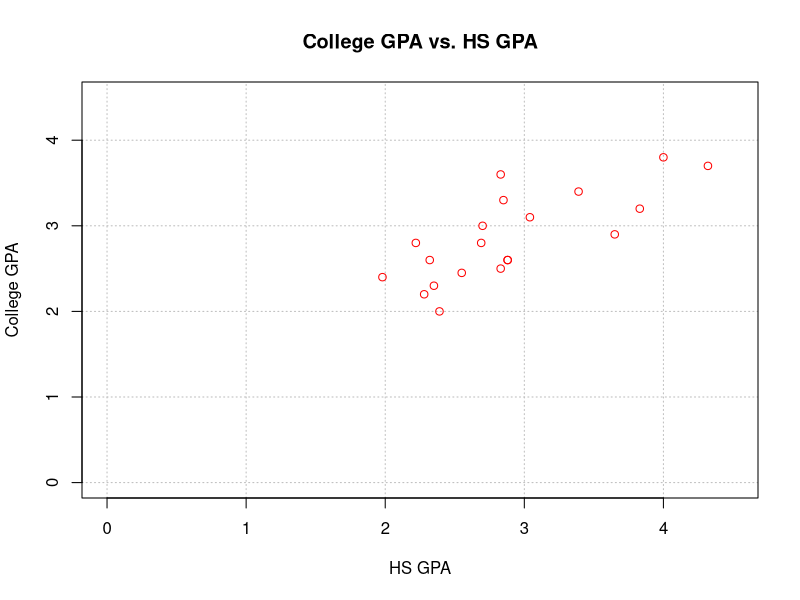
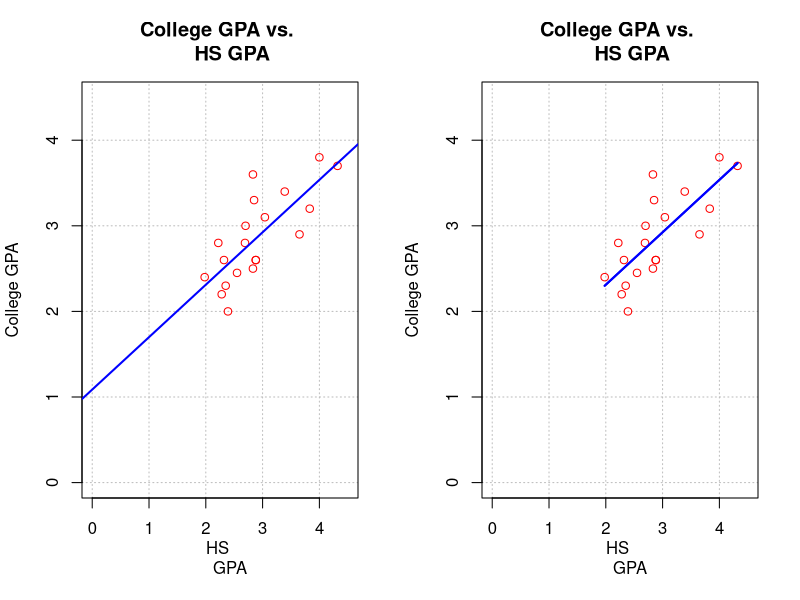
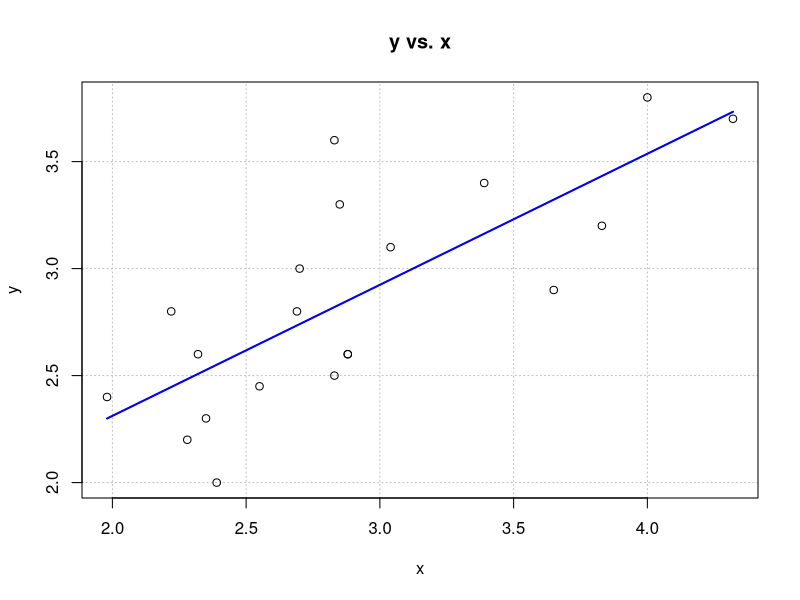
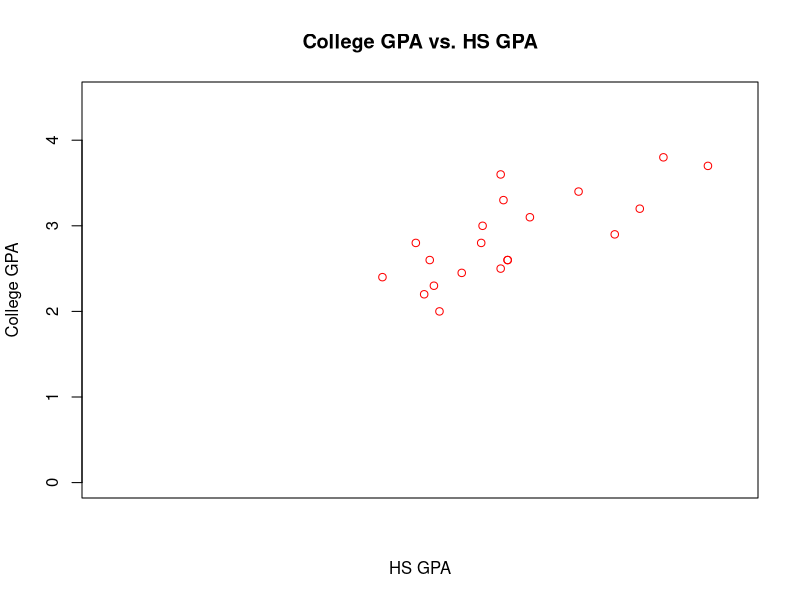
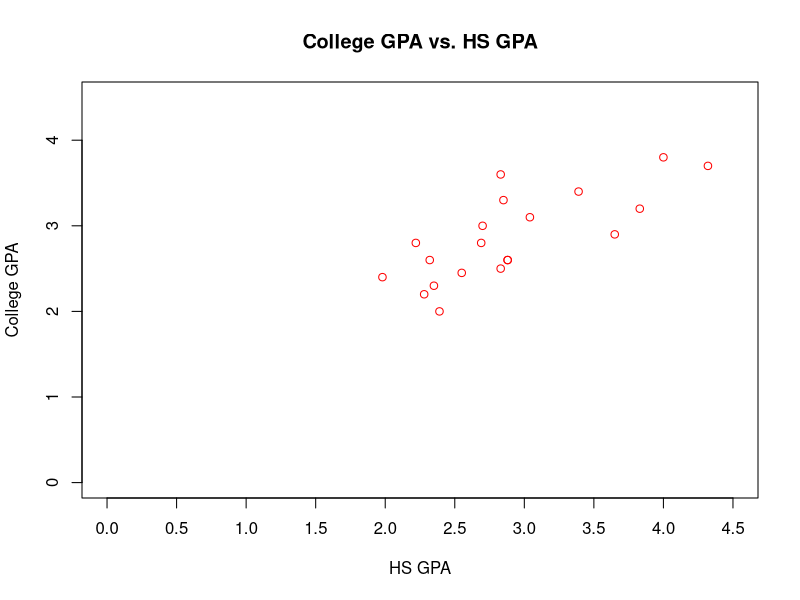
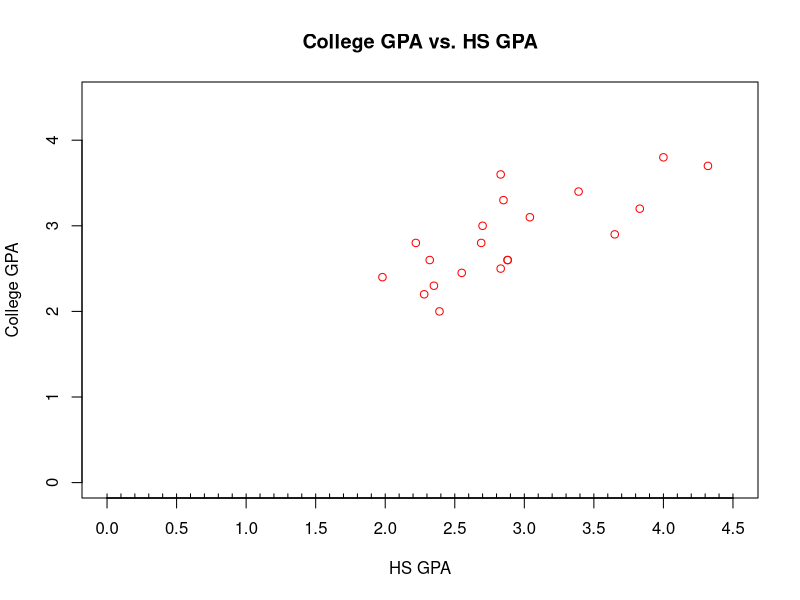
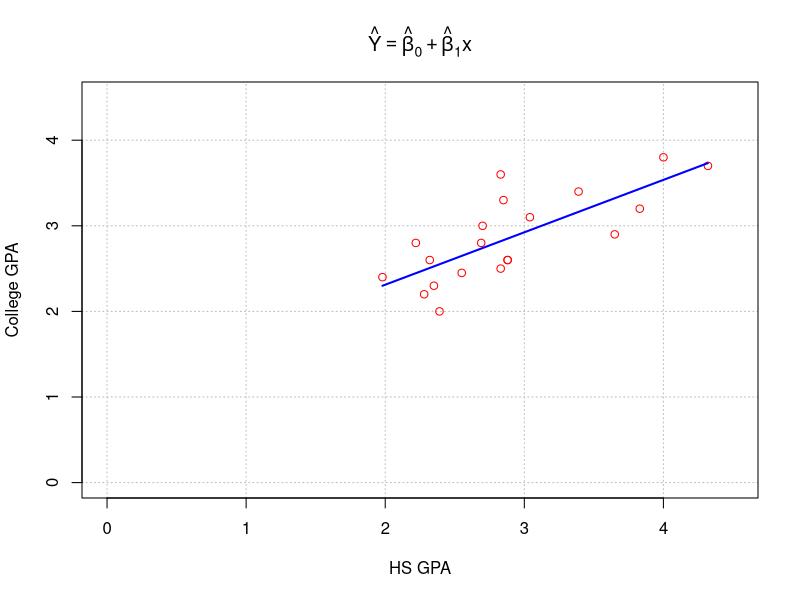
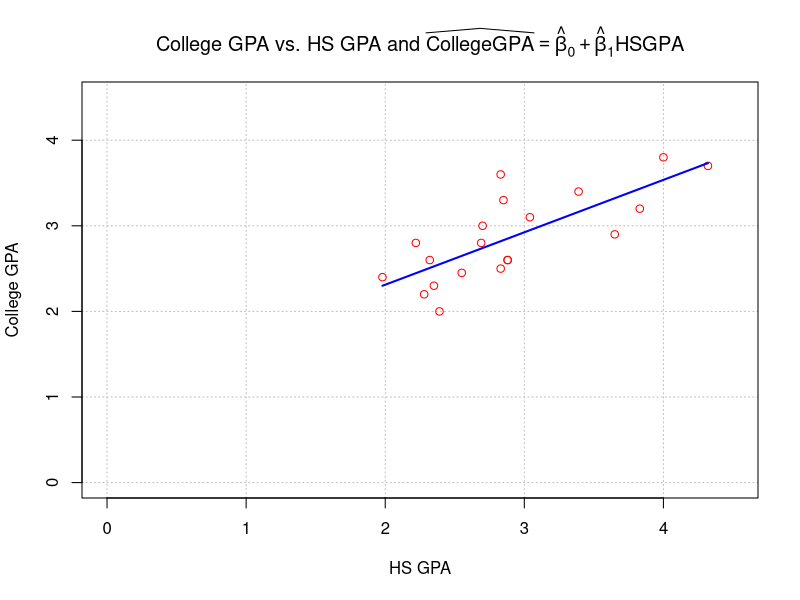

Here is the R script that generated these plots, in order:
## ---- chunk 1
2+2
## ---- chunk 2
2^3
## ---- chunk 3
# calculate the cdf of std. normal
pnorm(1.96) # 1.96 is the quantile
## ---- chunk 4
log(1)
## ---- chunk 5
sin(pi/2)
## ---- chunk 6
3/4
## ---- chunk 7
save <- 2+2
save
## ---- chunk 8
objects()
## ---- chunk 9
ls()
## ---- chunk 10
# quit operaiton
# q() 
## ---- chunk 11
x <- c(1,2,3,4,5)
x
## ---- chunk 12
sd(x)
## ---- chunk 13
mysd <- function(x){
  cat(" My data \n", x, "\n has std deviation",sqrt(var(x)))
}


mysd(x)
## ---- chunk 14
pnorm(q=1.96, mean=1.96, sd=1)
## ---- chunk 15
pnorm(q=c(-1.96,1.96))
## ---- chunk 16
x <- c(3.68, -3.63, 0.80, 3.03, -9.86, -8.66, 
    -2.38, 8.94, 0.52, 1.25) 

y <- c(0.55, 1.65, 0.98, -0.07, -0.01, -0.31, 
    -0.34, -1.38, -1.32, 0.53)

x+y

x*y

## ---- chunk 17
mean(x)
x-mean(x)

x*2
## ---- chunk 18
getwd()
## ---- chunk 19
gpatxt <- read.table("gpa.txt", header=TRUE, sep="")
gpacsv <- read.csv("gpa.csv")

#write.table(x = gpacsv, file = "gpa-out1.csv", quote = FALSE, row.names =
#  FALSE, sep  =",")
#write.csv(x = gpacsv, file = "gpa-out2.csv")

## ---- chunk 20
gpacsv$HSGPA
## ---- chunk 21
gpacsv$CollegeGPA
## ---- chunk 22
gpacsv[1,1] # [row, col]
## ---- chunk 23
gpacsv[,1]
## ---- chunk 24
gpacsv[c(1,3,5),2]
## ---- chunk 25
gpacsv[,"HSGPA"]
## ---- chunk 26
summary(gpacsv)
names(gpacsv)
## ---- chunk 27
plot(x = gpacsv$HSGPA, y = gpacsv$CollegeGPA,
     xlab = "HS GPA", ylab = "College GPA", 
     main = "College GPA vs. HS GPA", 
     xlim = c(0,4.5), ylim = c(0,4.5), col = "red", 
    pch = 1, cex = 1.0, panel.first = grid(col = "gray", lty 
    = "dotted"))

## ---- chunk 28
mod.fit <- lm(formula= CollegeGPA~ HSGPA, data=gpacsv)
mod.fit
## ---- chunk 29
names(mod.fit)
## ---- chunk 30
mod.fit$coefficients
## ---- chunk 31
round(mod.fit$residuals[1:5],2)
## ---- chunk 32
library(tidyverse)
save.fit <- data.frame(gpacsv, C.GPA.hat = 
    round(mod.fit$fitted.values,2), residuals = 
    round(mod.fit$residuals,2))

save.fit %>% head()

## ---- chunk 33
summary(mod.fit)
class(mod.fit)
## ---- chunk 34
# Open a new graphics window 
# device new
dev.new(width = 8, height = 6, pointsize = 10)


# 1 row and 2 columns of plots
par(mfrow = c(1,2))
# par= graphic parameter
# mfrow= make a frame by row

# Same scatter plot as before
plot(x = gpacsv$HSGPA, y = gpacsv$CollegeGPA, xlab = "HS 
    GPA", ylab = "College GPA", main = "College GPA vs. 
    HS GPA", xlim = c(0,4.5), ylim = c(0,4.5), col = 
    "red", pch = 1, cex = 1.0, panel.first = grid(col = 
    "gray", lty = "dotted"))
    
# Puts the line y = a + bx on the plot
abline(a = mod.fit$coefficients[1], b = 
    mod.fit$coefficients[2], lty = "solid", col = 
    "blue", lwd = 2)
    

## ---- chunk 35
# Same scatter plot as before
plot(x = gpacsv$HSGPA, y = gpacsv$CollegeGPA, xlab = "HS 
    GPA", ylab = "College GPA", main = "College GPA vs. 
    HS GPA", xlim = c(0,4.5), ylim = c(0,4.5), col = 
    "red", pch = 1, cex = 1.0, panel.first = grid(col = 
    "gray", lty = "dotted"))


# Add line
# expr= math expression
curve(expr = mod.fit$coefficients[1] + 
    mod.fit$coefficients[2]*x, 
    xlim = c(min(gpacsv$HSGPA),max(gpacsv$HSGPA)), 
    col= "blue", add = TRUE, lwd = 2)


# Draw a line from (x0, y0) to (x1, y1)
  segments(x0 = min(gpacsv$HSGPA), y0 = mod.fit$coefficients[1] + mod.fit$coefficients[2]*min(gpacsv$HSGPA),
           x1 = max(gpacsv$HSGPA), y1 = mod.fit$coefficients[1] + mod.fit$coefficients[2]*max(gpacsv$HSGPA),
           lty = 1, col = "blue", lwd = 2)
## ---- chunk 36
my.reg.func <- function(x, y, data) {

    # Fit the simple linear regression model and save the results in mod.fit
    mod.fit <- lm(formula = y ~ x, data = data)

    #Open a new graphics window - do not need to
    dev.new(width = 6, height = 6, pointsize = 10)

    # Same scatter plot as before
    plot(x = x, y = y, xlab = "x", ylab = "y", main = "y vs. x", panel.first=grid(col = "gray", lty = 
      "dotted"))

    # Plot model
    curve(expr = mod.fit$coefficients[1] + 
      mod.fit$coefficients[2]*x, xlim = c(min(x),max(x)), 
      col = "blue", add = TRUE)
    
    segments(x0 = min(x), y0 = mod.fit$coefficients[1] + mod.fit$coefficients[2]*min(x),
             x1 = max(x), y1 = mod.fit$coefficients[1] + mod.fit$coefficients[2]*max(x),
             lty = 1, col = "blue", lwd = 2)


    # This is the object returned
    mod.fit
  }

## ---- chunk 37
save.it <- my.reg.func(x = gpacsv$HSGPA, y = 
    gpacsv$CollegeGPA, data = gpacsv)



## ---- chunk 38
#Note that xaxt = "n" tells R to not give any labels on the 
#  x-axis (yaxt = "n" works for y-axis)
plot(x = gpacsv$HSGPA, y = gpacsv$CollegeGPA, xlab = "HS GPA", 
     ylab = "College GPA", main = "College GPA vs. HS GPA", 
     xaxt = "n", xlim = c(0, 4.5), ylim = c(0, 4.5), col = 
     "red", pch = 1)
     

## ---- chunk 39
plot(x = gpacsv$HSGPA, y = gpacsv$CollegeGPA, xlab = "HS GPA", 
     ylab = "College GPA", main = "College GPA vs. HS GPA", 
     xaxt = "n", xlim = c(0, 4.5), ylim = c(0, 4.5), col = 
     "red", pch = 1)
     
#Major tick marks
axis(side = 1, at = seq(from = 0, to = 4.5, by = 0.5)) 

## ---- chunk 40
plot(x = gpacsv$HSGPA, y = gpacsv$CollegeGPA, xlab = "HS GPA", 
     ylab = "College GPA", main = "College GPA vs. HS GPA", 
     xaxt = "n", xlim = c(0, 4.5), ylim = c(0, 4.5), col = 
     "red", pch = 1)
     
#Major tick marks
axis(side = 1, at = seq(from = 0, to = 4.5, by = 0.5)) 

#Minor tick marks
axis(side = 1, at = seq(from = 0, to = 4.5, by = 0.1), tck 
      = 0.01, labels = FALSE) 

## ---- chunk 41
 plot(x = gpacsv$HSGPA, y = gpacsv$CollegeGPA, xlab = "HS GPA", ylab = "College GPA",
      main = expression(hat(Y) == hat(beta)[0] + hat(beta)[1]*x),
      xlim = c(0,4.5), ylim = c(0,4.5), col = "red", pch = 1, cex = 1.0, panel.first=grid(col = "gray", lty = "dotted"))

  #Draw a line from (x0, y0) to (x1, y1)
  segments(x0 = min(gpacsv$HSGPA), y0 = mod.fit$coefficients[1] + mod.fit$coefficients[2]*min(gpacsv$HSGPA),
           x1 = max(gpacsv$HSGPA), y1 = mod.fit$coefficients[1] + mod.fit$coefficients[2]*max(gpacsv$HSGPA),
           lty = 1, col = "blue", lwd = 2)

  plot(x = gpacsv$HSGPA, y = gpacsv$CollegeGPA, xlab = "HS GPA", ylab = "College GPA",
      main = expression(paste("College GPA vs. HS GPA and ", widehat(CollegeGPA) == hat(beta)[0] + hat(beta)[1]*HSGPA)),
      xlim = c(0,4.5), ylim = c(0,4.5), col = "red", pch = 1, cex = 1.0, panel.first=grid(col = "gray", lty = "dotted"))
  
  #Draw a line from (x0, y0) to (x1, y1)
  segments(x0 = min(gpacsv$HSGPA), y0 = mod.fit$coefficients[1] + mod.fit$coefficients[2]*min(gpacsv$HSGPA),
           x1 = max(gpacsv$HSGPA), y1 = mod.fit$coefficients[1] + mod.fit$coefficients[2]*max(gpacsv$HSGPA),
           lty = 1, col = "blue", lwd = 2)



## ---- chunk 42
demo(plotmath) #Run this to see examples
## ---- chunk 43
plot(mod.fit)
## ---- chunk 44
methods(class="lm") %>% head()
## ---- chunk 45
methods(generic.function = "summary") %>% head()
